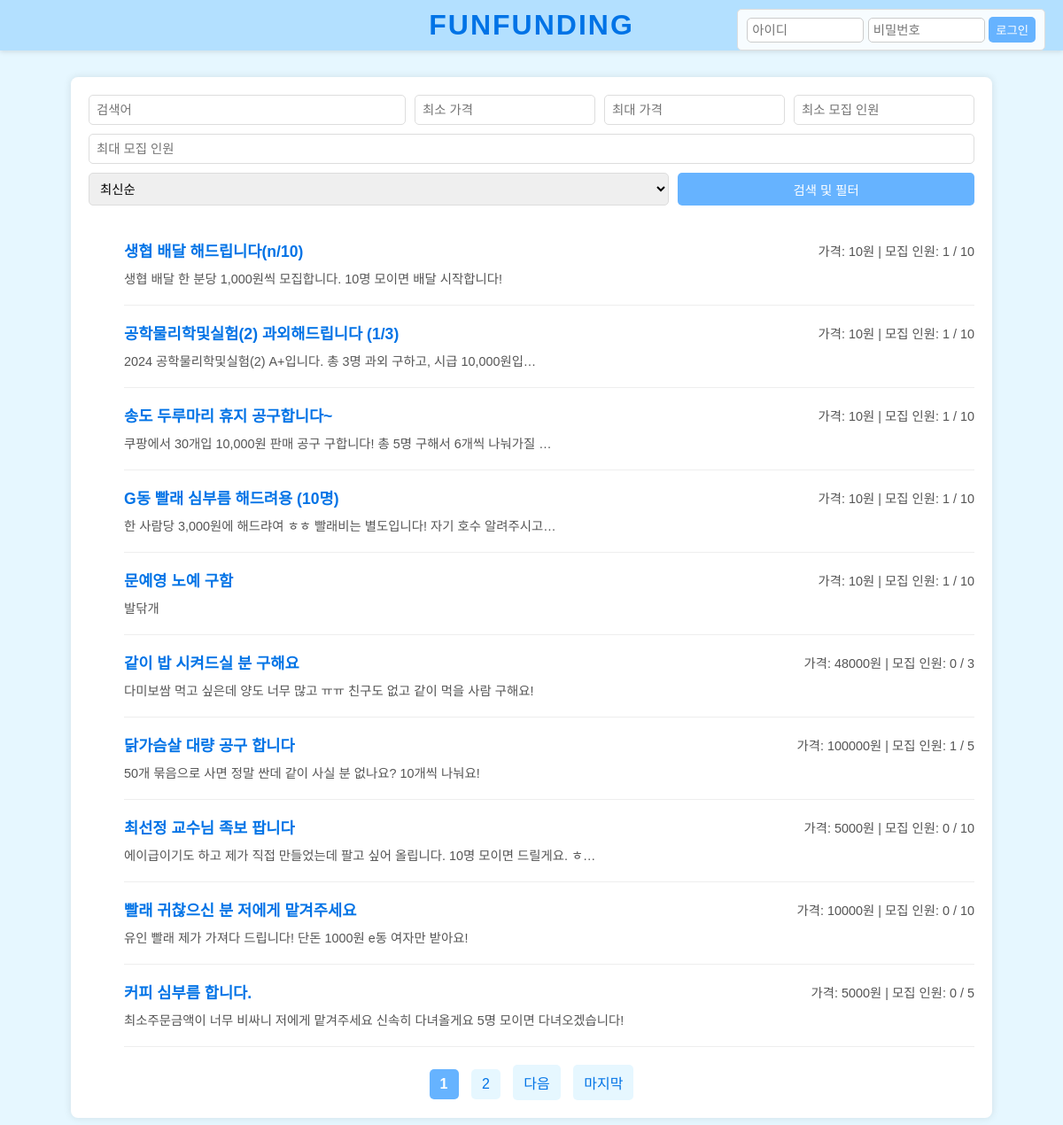
Before: / with the older database file.
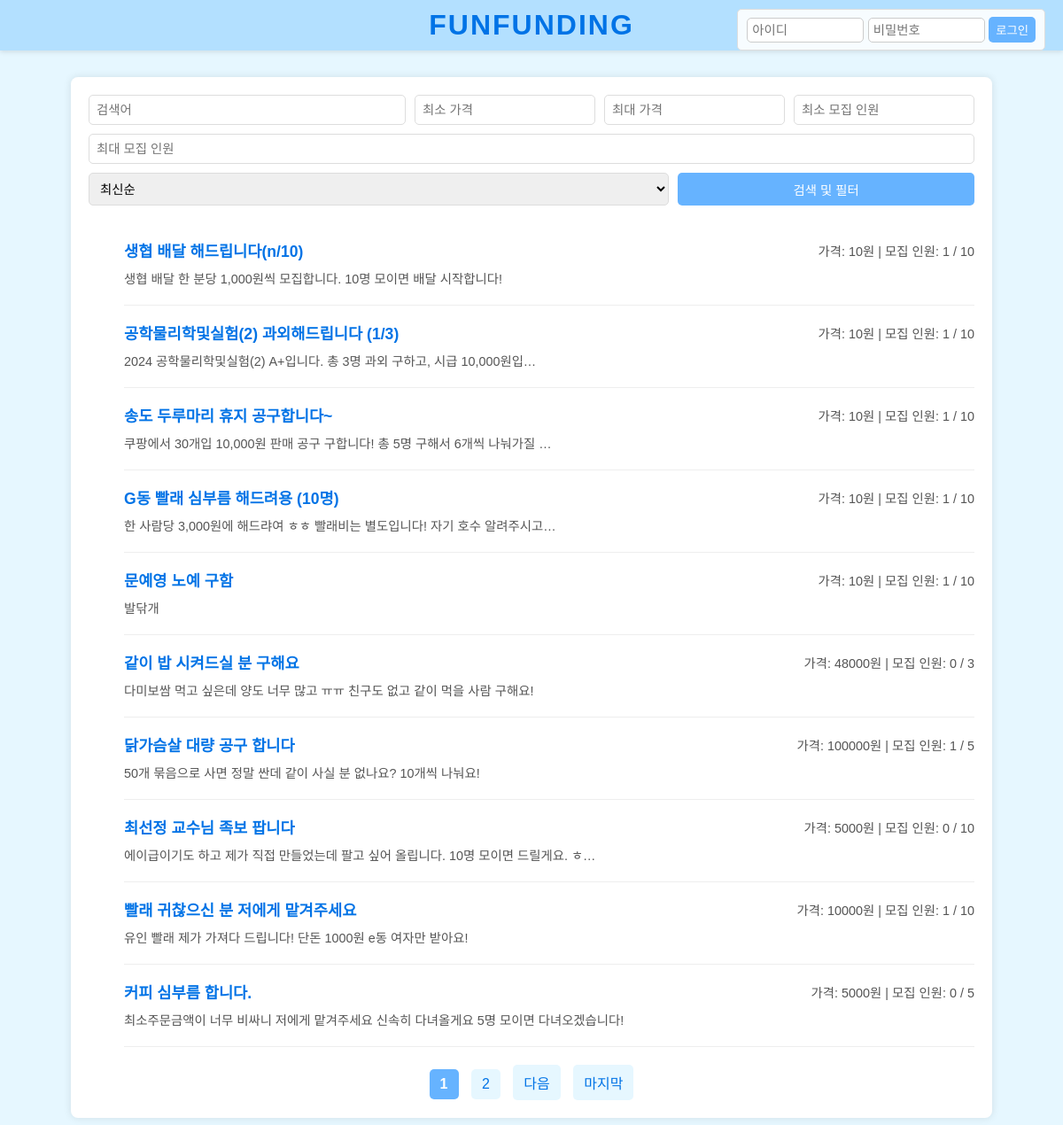
After: the same page with the newer database file.
### funding/models.py (models this page shows, shortened)
class Post(models.Model):
    title = models.CharField(max_length=100)  # 게시글 제목
    content = models.TextField()  # 게시글 내용
    price = models.PositiveIntegerField()  # 가격
    capacity = models.PositiveIntegerField(default=10)  # 모집 인원
    current_applicants = models.PositiveIntegerField(default=0)  # 현재 지원자 수
    created_at = models.DateTimeField(auto_now_add=True)  # 생성 시간
    updated_at = models.DateTimeField(auto_now=True)  # 수정 시간
    author = models.ForeignKey(User, on_delete=models.CASCADE, related_name='posts')  # 작성자

### funding/views.py (the view)
# urls.py: path('', views.post_list, name='post_list'),  # 루트 URL에 게시글 목록 연결
def post_list(request):
    try:
        posts = Post.objects.all()
        query = request.GET.get('q', '')
        if query:
            posts = posts.filter(title__icontains=query)
        min_price = request.GET.get('min_price', None)
        max_price = request.GET.get('max_price', None)
        min_capacity = request.GET.get('min_capacity', None)
        max_capacity = request.GET.get('max_capacity', None)
        if min_price:
            try:
                posts = posts.filter(price__gte=float(min_price))  # 입력값 검증
            except ValueError:
                raise ValueError("최소 가격은 숫자여야 합니다.")
        if max_price:
            try:
                posts = posts.filter(price__lte=float(max_price))
            except ValueError:
                raise ValueError("최대 가격은 숫자여야 합니다.")
        if min_capacity:
            try:
                posts = posts.filter(capacity__gte=int(min_capacity))
            except ValueError:
                raise ValueError("최소 모집 인원은 정수여야 합니다.")
        if max_capacity:
            try:
                posts = posts.filter(capacity__lte=int(max_capacity))
            except ValueError:
                raise ValueError("최대 모집 인원은 정수여야 합니다.")
        sort_by = request.GET.get('sort', 'created_at')
        valid_sort_fields = ['created_at', 'price', 'capacity']
        if sort_by not in valid_sort_fields:
            raise ValueError("유효하지 않은 정렬 기준입니다.")
        posts = posts.order_by(sort_by)
        paginator = Paginator(posts, 10)  # 한 페이지에 10개의 게시글
        page_number = request.GET.get('page')
        try:
            page_obj = paginator.get_page(page_number)
        except PageNotAnInteger:
            raise ValueError("페이지 번호는 정수여야 합니다.")
        except EmptyPage:
            page_obj = paginator.get_page(paginator.num_pages)  # 마지막 페이지 반환
    except ValueError as e:
        messages.error(request, f"오류: {e}")
        page_obj = None  # 게시글이 비어있는 페이지를 반환
    except Exception as e:
        messages.error(request, "알 수 없는 오류가 발생했습니다.")
        page_obj = None
    return render(request, 'funding/post_list.html', {'page_obj': page_obj, 'query': query})

### funding/templates/funding/post_list.html (shortened to what this page needs)
<!DOCTYPE html>
<html lang="en">
<head>
</head>
<body>
    <header>
        <div class="logo">
            <a href="{% url 'post_list' %}">
                <h1>FunFunding</h1>
            </a>
        </div>
        <div class="login-form">
            <form method="POST">
                <input type="text" name="username" placeholder="아이디" required>
                <input type="password" name="password" placeholder="비밀번호" required>
                <button type="submit">로그인</button>
            </form>
        </div>
    </header>
    <div class="container">
        <form method="GET" class="search-form">
            <div>
                <input type="text" name="q" placeholder="검색어" style="flex: 2;">
                <input type="number" name="min_price" placeholder="최소 가격" style="flex: 1;">
                <input type="number" name="max_price" placeholder="최대 가격" style="flex: 1;">
                <input type="number" name="min_capacity" placeholder="최소 모집 인원" style="flex: 1;">
                <input type="number" name="max_capacity" placeholder="최대 모집 인원" style="flex: 1;">
            </div>
            <div>
                <select name="sort" style="flex: 2;">
                    <option value="created_at">최신순</option>
                </select>
                <button type="submit" style="flex: 1;">검색 및 필터</button>
            </div>
        </form>
        <ul class="post-list">
            {% for post in page_obj %}
                <li>
                    <div class="details">
                        <a href="{% url 'post_detail' post.pk %}">{{ post.title }}</a>
                        <p>가격: {{ post.price }}원 | 모집 인원: {{ post.current_applicants }} / {{ post.capacity }}</p>
                    </div>
                    <p>{{ post.content|truncatechars:50 }}</p>
                </li>
            {% empty %}
                <li>검색 결과가 없습니다.</li>
            {% endfor %}
        </ul>
        <div class="pagination">
            {% for num in page_obj.paginator.page_range %}
                {% if page_obj.number == num %}
                    <strong>{{ num }}</strong>
                {% else %}
                    <a href="?page={{ num }}">{{ num }}</a>
                {% endif %}
            {% endfor %}
            {% if page_obj.has_next %}
                <a href="?page={{ page_obj.next_page_number }}">다음</a>
                <a href="?page={{ page_obj.paginator.num_pages }}">마지막</a>
            {% endif %}
        </div>
    </div>
</body>
</html>

Changed rows visible on the page:
changed Post "빨래 귀찮으신 분 저에게 맡겨주세요": current_applicants "0" → "1"
